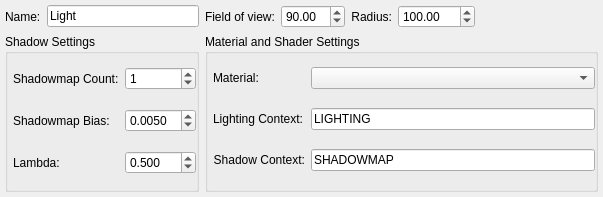
<?xml version="1.0" encoding="UTF-8"?>
<ui version="4.0">
 <class>QLightNodePage</class>
 <widget class="QWidget" name="QLightNodePage">
  <property name="geometry">
   <rect>
    <x>0</x>
    <y>0</y>
    <width>603</width>
    <height>197</height>
   </rect>
  </property>
  <property name="windowTitle">
   <string>Form</string>
  </property>
  <layout class="QGridLayout">
   <property name="margin">
    <number>5</number>
   </property>
   <item row="0" column="0">
    <widget class="QLabel" name="label">
     <property name="text">
      <string>Name:</string>
     </property>
    </widget>
   </item>
   <item row="0" column="1">
    <widget class="QLineEdit" name="m_name">
     <property name="text">
      <string>Light</string>
     </property>
    </widget>
   </item>
   <item row="0" column="2">
    <widget class="QLabel" name="label_2">
     <property name="text">
      <string>Field of view:</string>
     </property>
    </widget>
   </item>
   <item row="0" column="3">
    <widget class="QDoubleSpinBox" name="m_fov">
     <property name="maximum">
      <double>360.000000000000000</double>
     </property>
     <property name="value">
      <double>90.000000000000000</double>
     </property>
    </widget>
   </item>
   <item row="0" column="4">
    <widget class="QLabel" name="label_4">
     <property name="text">
      <string>Radius:</string>
     </property>
     <property name="alignment">
      <set>Qt::AlignRight|Qt::AlignTrailing|Qt::AlignVCenter</set>
     </property>
    </widget>
   </item>
   <item row="0" column="5">
    <widget class="QDoubleSpinBox" name="m_radius">
     <property name="maximum">
      <double>10000.000000000000000</double>
     </property>
     <property name="value">
      <double>100.000000000000000</double>
     </property>
    </widget>
   </item>
   <item row="0" column="6">
    <spacer>
     <property name="orientation">
      <enum>Qt::Horizontal</enum>
     </property>
     <property name="sizeHint" stdset="0">
      <size>
       <width>31</width>
       <height>20</height>
      </size>
     </property>
    </spacer>
   </item>
   <item row="1" column="0" colspan="2">
    <widget class="QGroupBox" name="groupBox">
     <property name="title">
      <string>Shadow Settings</string>
     </property>
     <layout class="QGridLayout">
      <property name="leftMargin">
       <number>5</number>
      </property>
      <property name="topMargin">
       <number>0</number>
      </property>
      <property name="rightMargin">
       <number>0</number>
      </property>
      <property name="bottomMargin">
       <number>0</number>
      </property>
      <item row="0" column="0">
       <widget class="QLabel" name="label_3">
        <property name="text">
         <string>Shadowmap Count:</string>
        </property>
       </widget>
      </item>
      <item row="0" column="1">
       <widget class="QSpinBox" name="m_slices">
        <property name="minimumSize">
         <size>
          <width>70</width>
          <height>0</height>
         </size>
        </property>
        <property name="specialValueText">
         <string>Disabled</string>
        </property>
        <property name="minimum">
         <number>0</number>
        </property>
        <property name="maximum">
         <number>4</number>
        </property>
        <property name="value">
         <number>1</number>
        </property>
       </widget>
      </item>
      <item row="1" column="0">
       <widget class="QLabel" name="label_5">
        <property name="text">
         <string>Shadowmap Bias:</string>
        </property>
       </widget>
      </item>
      <item row="1" column="1">
       <widget class="QDoubleSpinBox" name="m_shadowMapBias">
        <property name="decimals">
         <number>4</number>
        </property>
        <property name="maximum">
         <double>5.000000000000000</double>
        </property>
        <property name="singleStep">
         <double>0.010000000000000</double>
        </property>
        <property name="value">
         <double>0.005000000000000</double>
        </property>
       </widget>
      </item>
      <item row="2" column="0">
       <widget class="QLabel" name="label_9">
        <property name="text">
         <string>Lambda:</string>
        </property>
       </widget>
      </item>
      <item row="2" column="1">
       <widget class="QDoubleSpinBox" name="m_lambda">
        <property name="decimals">
         <number>3</number>
        </property>
        <property name="maximum">
         <double>1.000000000000000</double>
        </property>
        <property name="singleStep">
         <double>0.010000000000000</double>
        </property>
        <property name="value">
         <double>0.500000000000000</double>
        </property>
       </widget>
      </item>
     </layout>
    </widget>
   </item>
   <item row="1" column="2" colspan="5">
    <widget class="QGroupBox" name="groupBox_2">
     <property name="title">
      <string>Material and Shader Settings</string>
     </property>
     <layout class="QGridLayout">
      <property name="leftMargin">
       <number>5</number>
      </property>
      <property name="topMargin">
       <number>0</number>
      </property>
      <property name="rightMargin">
       <number>0</number>
      </property>
      <property name="bottomMargin">
       <number>5</number>
      </property>
      <item row="0" column="0">
       <widget class="QLabel" name="label_6">
        <property name="text">
         <string>Material:</string>
        </property>
       </widget>
      </item>
      <item row="0" column="1">
       <widget class="MaterialComboBox" name="m_material">
        <property name="sizePolicy">
         <sizepolicy hsizetype="Expanding" vsizetype="Fixed">
          <horstretch>0</horstretch>
          <verstretch>0</verstretch>
         </sizepolicy>
        </property>
       </widget>
      </item>
      <item row="1" column="0">
       <widget class="QLabel" name="label_7">
        <property name="text">
         <string>Lighting Context:</string>
        </property>
       </widget>
      </item>
      <item row="1" column="1">
       <widget class="QLineEdit" name="m_lightContext">
        <property name="text">
         <string>LIGHTING</string>
        </property>
       </widget>
      </item>
      <item row="2" column="0">
       <widget class="QLabel" name="label_8">
        <property name="text">
         <string>Shadow Context:</string>
        </property>
        <property name="alignment">
         <set>Qt::AlignRight|Qt::AlignTrailing|Qt::AlignVCenter</set>
        </property>
       </widget>
      </item>
      <item row="2" column="1">
       <widget class="QLineEdit" name="m_shadowContext">
        <property name="text">
         <string>SHADOWMAP</string>
        </property>
       </widget>
      </item>
     </layout>
    </widget>
   </item>
  </layout>
 </widget>
 <customwidgets>
  <customwidget>
   <class>MaterialComboBox</class>
   <extends>QComboBox</extends>
   <header location="global">SceneEditorCore/MaterialComboBox.h</header>
  </customwidget>
 </customwidgets>
 <resources/>
 <connections/>
</ui>
